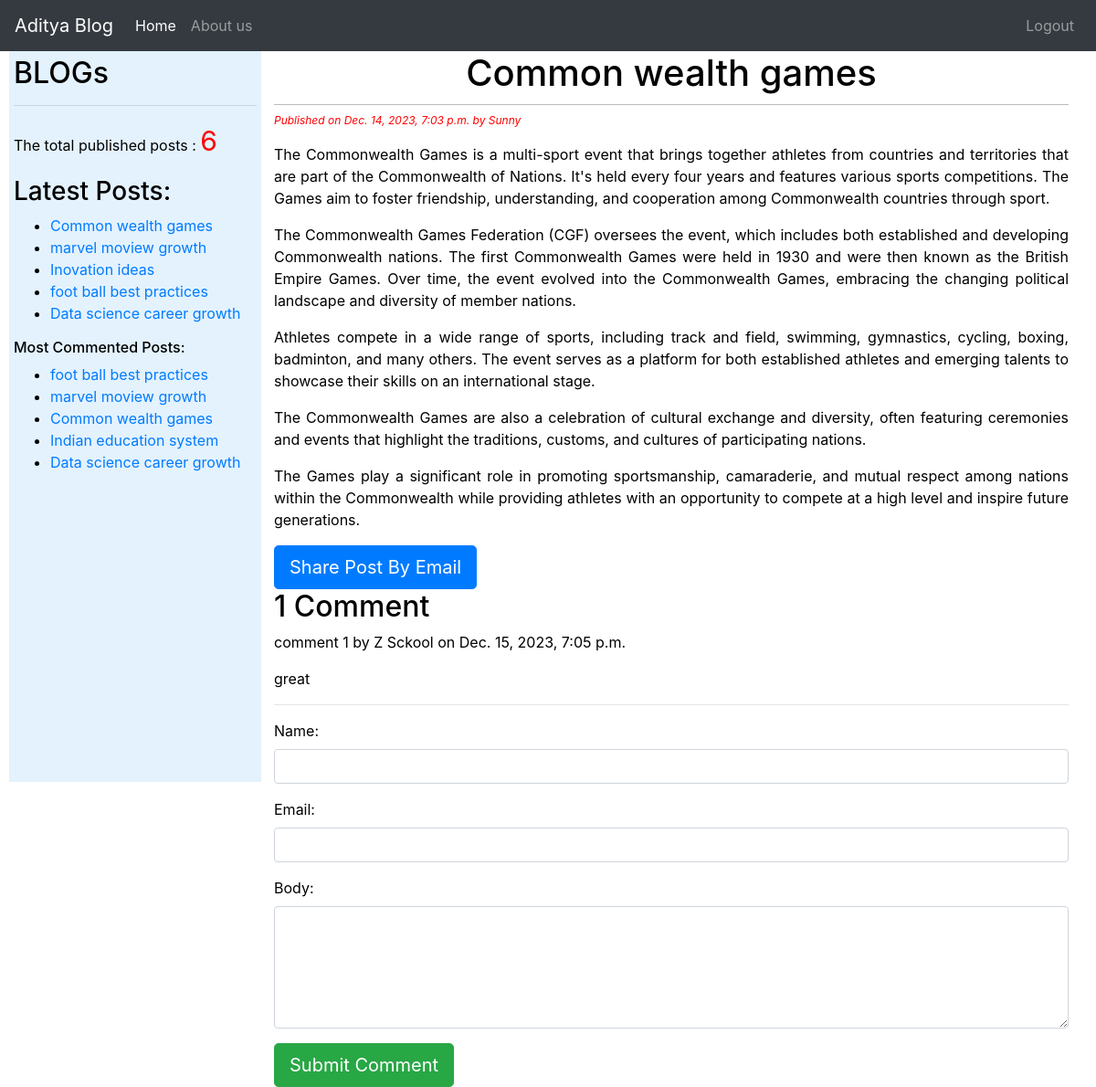
/2023/12/14/common-wealth-games/ (signed in), run on the app's committed database.
### blog/models.py (models this page shows, shortened)
class Post(models.Model):
    STATUS_CHOICES = (('draft', 'Draft'), ('published', 'Published'))
    title = models.CharField(max_length=264)
    slug = models.SlugField(max_length=264, unique_for_date='publish')
    author = models.ForeignKey(User, on_delete=models.CASCADE, related_name='blog_posts')
    body = models.TextField()
    publish = models.DateTimeField(default=timezone.now)
    created = models.DateTimeField(auto_now_add=True)  # datetime of create() action
    updated = models.DateTimeField(auto_now=True)  # date itme of save() action
    status = models.CharField(max_length=10, choices=STATUS_CHOICES, default='draft')
    objects = CustomManager()
    tags = TaggableManager()
    class Meta:
        ordering = ('-publish',)
    def get_absolute_url(self):
        return reverse('post_detail', args=[self.publish.year,
        self.publish.strftime('%m'), self.publish.strftime('%d'), self.slug])

class Comment(models.Model):
    post=models.ForeignKey(Post,related_name='comments', on_delete=models.CASCADE)
    name=models.CharField(max_length=32)
    email=models.EmailField()
    body=models.TextField()
    created=models.DateTimeField(auto_now_add=True)
    updated=models.DateTimeField(auto_now=True)
    active=models.BooleanField(default=True)
    class Meta:
        ordering=('created',)

### blog/views.py (the view)
# urls.py: path('<int:year>/<int:month>/<int:day>/<slug:post>/', views.post_detail_view, name='post_detail'),
@login_required
def post_detail_view(request, year, month, day, post):
    post = get_object_or_404(
        Post,
        slug=post,
        status='published',
        publish__year=year,
        publish__month=month,
        publish__day=day,
    )
    comments = post.comments.filter(active=True)
    csubmit = False
    form = CommentForm()  # Initialize form outside the condition
    if request.method == 'POST':
        form = CommentForm(data=request.POST)
        if form.is_valid():
            new_comment = form.save(commit=False)
            new_comment.post = post
            new_comment.save()
            csubmit = True
    else:
        form = CommentForm()  # You might not need this 'else' block
    return render(
        request,
        'blog/post_detail.html',
        {'post': post, 'form': form, 'comments': comments, 'csubmit': csubmit}
    )

### blog/forms.py
class CommentForm(forms.ModelForm):
    class Meta:
        model = Comment
        fields = ('name', 'email', 'body')
        widgets = {
            'name': forms.TextInput(attrs={'class': 'form-control'}),
            'email': forms.EmailInput(attrs={'class': 'form-control'}),
            'body': forms.Textarea(attrs={'class': 'form-control', 'rows': 5}),  # Adjust rows as needed
        }

### blog/models.py (called while the page is built)
    def get_queryset(self):
        return super().get_queryset().filter(status='published')

### blog/templatetags/blog_tags.py (called while the page is built)
@register.simple_tag
def total_posts():
    return Post.objects.count()

@register.inclusion_tag('blog/latest_posts.html')
def show_latest_posts(count=5):
    latest_posts=Post.objects.order_by('-publish')[:count]
    return {'latest_posts':latest_posts}

@register.simple_tag
def get_most_commented_posts(count=5):
    return Post.objects.annotate(total_comments=Count('comments')).order_by('-total_comments')[:count]

### templates/blog/post_detail.html (shortened to what this page needs)
{% extends 'blog/base.html' %}
{% block content %}
    <h1>{{post.title}}</h1>
    <p id='date'>Published on {{post.publish}} by {{post.author|title}}</p>
    {{post.body|linebreaks}}
    <a href="/{{post.id}}/share" class='btn btn-lg btn-primary'>Share Post By Email</a>
{% with comments.count as comments_count %}
    <h2>{{comments_count}} Comment{{comments_count|pluralize}}</h2>
{% endwith%}
{%if comments %}
    {%for comment in comments %}
        <p id='ch'> comment {{forloop.counter}} by {{comment.name}} on {{comment.created}}</p>
        <div class="cb">{{comment.body|linebreaks}}</div>
        <hr>
    {%endfor%}
{%else%}
    <p>There are NO Comments Yet !!!</p>
{%endif%}
{%if csubmit %}
    <h2>Your Comment Added Succefully</h2>
{%else%}
   <form method="post">
        {{ form.as_p }}
        <button type="submit" class="btn btn-lg btn-success">Submit Comment</button>
    </form>
{%endif%}
{%endblock%}

### templates/blog/base.html (shortened to what this page needs)
<!DOCTYPE html>
{% load blog_tags %}
{% load static %}
<html lang="en">
<head>
    {% block bootstrap_css %}
        <link rel="stylesheet" href="https://cdn.jsdelivr.net/npm/bootstrap@4.6.2/dist/css/bootstrap.min.css">
    {% endblock bootstrap_css %}
    <link rel="stylesheet" href="{% static 'css/blog.css' %}">
</head>
<body>
<nav class="navbar navbar-expand-lg navbar-dark bg-dark">
        <a class="navbar-brand" href="/">Aditya Blog</a>
            <ul class="navbar-nav mr-auto">
                 <li class="nav-item active">
                    <a class="nav-link" href="/home">Home <span class="sr-only">(current)</span></a>
                 </li>
                 <li class="nav-item">
                    <a class="nav-link" href="/about">About us</a>
                 </li>
            </ul>
            <ul class="navbar-nav ml-auto">
                 {% if user.is_authenticated %}
                    <li class="nav-item">
                        <a class="nav-link" href="/accounts/logout">Logout</a>
                    </li>
                 {% endif %}
            </ul>
</nav>
<div class="content">
    {% block content %}
    {% endblock %}
</div>
<div class="con">
    <div class="sidebar">
        <h2> BLOGs</h2><hr>
        <p>The total published posts :
            <span style="font-size: 30px; color:red;">
                {% total_posts %}
            </span>
        </p>
        <h3>Latest Posts:</h3>{% show_latest_posts %}
        <h6>Most Commented Posts:</h6>
            {% get_most_commented_posts as most_commented_posts %}
            <ul>
            {% for post in most_commented_posts %}
            <li><a href="{{post.get_absolute_url}}" id='la'>{{post.title}}</a></li>
            {% endfor %}
            </ul>
    </div>
</div>
</body>
</html>

### templates/blog/latest_posts.html
<ul>
{% for post in latest_posts %}
    <li><a href="{{post.get_absolute_url}}">{{post.title}}</a></li>
{% endfor %}
</ul>

### static/css/blog.css (style rules this page uses)
.content { float: right; width: 75%; padding: 0 30px 0 0; }
.sidebar { text_align: center; }
h1 { text-align: center; border-bottom: 1px solid #bbb; padding: 0 0 10px; }
#date { color: red; font-size: 12px; font-style: italic; }
body { color: black; text-align: justify; }
.con { padding: 5px; margin-left: 10px; float: left; width: 23%; background: #e3f2fd; height: 100vh; overflow-y: auto; }

### data on the page
Post: title "Common wealth games", publish "Dec. 14, 2023, 7:03 p.m.", author "Sunny", body "The Commonwealth Games is a multi-sport event that brings together athletes from countries and territories that are part of the Commonwealth of Nations. It's held every four years and features various sports competitions. The Games aim to foster friendship, understanding, and cooperation among Commonwealth countries through sport. The Commonwealth Games Federation (CGF) oversees the event, which includes both established and developing Commonwealth nations. The first Commonwealth Games were held in 1930 and were then known as the British Empire Games. Over time, the event evolved into the Commonwealth Games, embracing the changing political landscape and diversity of member nations.…"
Comment: name "Z Sckool", created "Dec. 15, 2023, 7:05 p.m.", body "great"
Post: title "marvel moview growth"
Post: title "Inovation ideas"
Post: title "foot ball best practices"
Post: title "Data science career growth"
Post: title "Indian education system"

### other printed values
{{ comments_count }} "1"
